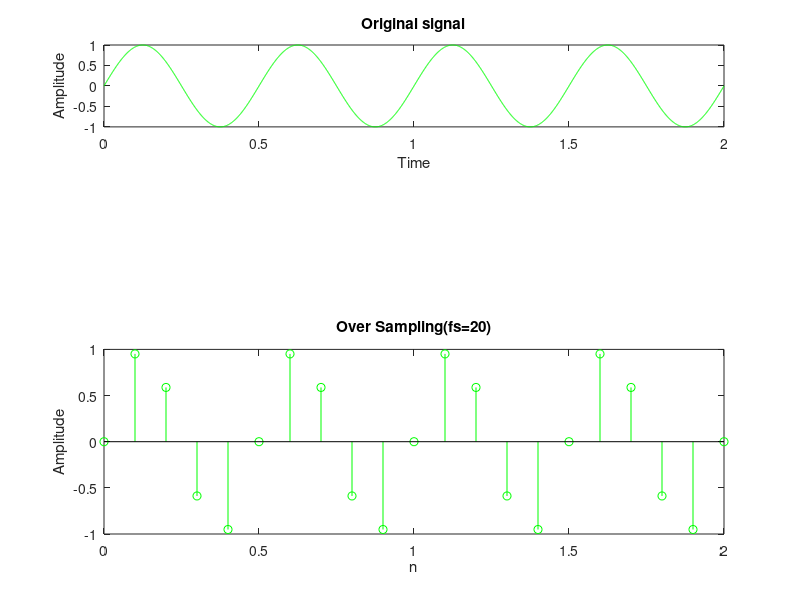

MATLAB code to generate this figure:
clc;
clear all;
clf;

t=0:0.001:2;
x=sin(2*pi*2*t);
fmax=4;

fs1=10;
n1=0:(1/fs1):2;

x1=sin(2*pi*2*n1);

subplot(4,1,1);
plot(t,x,'g');
xlabel('Time');
ylabel('Amplitude');
title('Original signal');

subplot(2,1,2);
stem(n1,x1,'g');
xlabel('n');
ylabel('Amplitude');
title('Over Sampling(fs=20)');